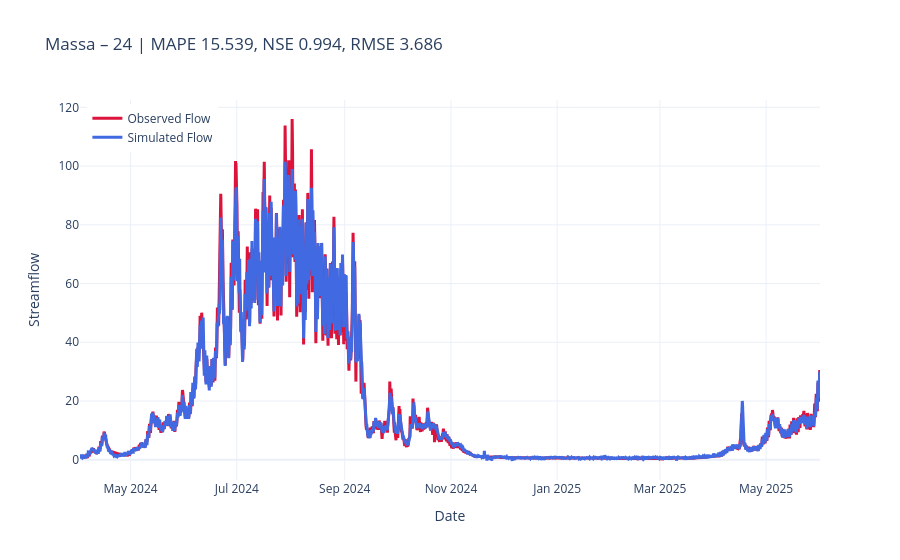
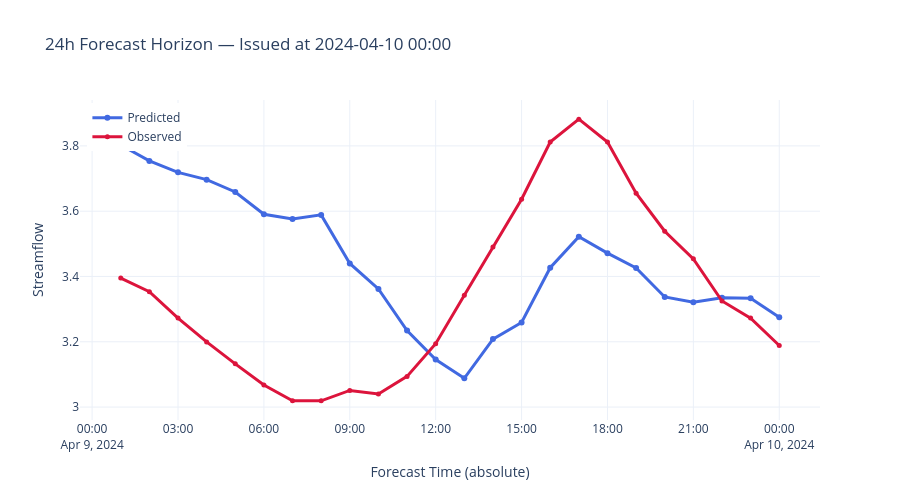

The notebook cell these images were saved under, in order:
### Code cell
from custom.functions.Plot import plot_forecast_24h, plot_forecast_horizon_24h,plot_forecast_horizon_series

xr_ds = results['massa']["1h"]["xr"]
title24 = f"Massa – {cfg.predict_last_n} | MAPE {results['massa']['1h']['MAPE']:.3f}, NSE {results['massa']['1h']['NSE']:.3f}, RMSE {results['massa']['1h']['MSE']:.3f}"

# last forecast of the horizon vs obs
plot_forecast_24h(xr_ds, title=title24).show()
# All spaghetti forecasts
# plot_forecast_24h(xr_ds, mode="spaghetti").show()


# Example: visualize forecast issued on April 10, 2024, at midnight
plot_forecast_horizon_24h(
    xr_ds,
    issue_date="2024-04-10 00:00:00"
).show()

### Figure 1 — Plotly figure (JSON) as saved in the notebook; plotly's stock layout.template omitted (floating-point values rounded to 4 significant figures; data arrays with more than 128 entries replaced by an {"elided": "..."} marker saying what was removed)
{"data": [{"line": {"color": "crimson", "width": 3}, "mode": "lines", "name": "Observed Flow", "type": "scatter", "x": {"elided": "10201 str values"}, "y": {"elided": "10201 float values"}}, {"line": {"color": "royalblue", "width": 3}, "marker": {"size": 6}, "mode": "lines", "name": "Simulated Flow", "type": "scatter", "x": {"elided": "10201 str values"}, "y": {"elided": "10201 float values"}}], "layout": {"hovermode": "x unified", "legend": {"x": 0.01, "xanchor": "left", "y": 0.99, "yanchor": "top"}, "title": {"text": "Massa – 24 | MAPE 15.539, NSE 0.994, RMSE 3.686"}, "xaxis": {"title": {"text": "Date"}}, "yaxis": {"title": {"text": "Streamflow"}}}}

### Figure 2 — Plotly figure (JSON) as saved in the notebook; plotly's stock layout.template omitted (floating-point values rounded to 4 significant figures)
{"data": [{"line": {"color": "royalblue", "width": 3}, "marker": {"size": 6}, "mode": "lines+markers", "name": "Predicted", "type": "scatter", "x": ["2024-04-09T01:00:00.000000000", "2024-04-09T02:00:00.000000000", "2024-04-09T03:00:00.000000000", "2024-04-09T04:00:00.000000000", "2024-04-09T05:00:00.000000000", "2024-04-09T06:00:00.000000000", "2024-04-09T07:00:00.000000000", "2024-04-09T08:00:00.000000000", "2024-04-09T09:00:00.000000000", "2024-04-09T10:00:00.000000000", "2024-04-09T11:00:00.000000000", "2024-04-09T12:00:00.000000000", "2024-04-09T13:00:00.000000000", "2024-04-09T14:00:00.000000000", "2024-04-09T15:00:00.000000000", "2024-04-09T16:00:00.000000000", "2024-04-09T17:00:00.000000000", "2024-04-09T18:00:00.000000000", "2024-04-09T19:00:00.000000000", "2024-04-09T20:00:00.000000000", "2024-04-09T21:00:00.000000000", "2024-04-09T22:00:00.000000000", "2024-04-09T23:00:00.000000000", "2024-04-10T00:00:00.000000000"], "y": [3.803, 3.754, 3.719, 3.697, 3.659, 3.591, 3.576, 3.589, 3.44, 3.362, 3.235, 3.145, 3.088, 3.208, 3.259, 3.427, 3.522, 3.471, 3.426, 3.337, 3.321, 3.335, 3.333, 3.275]}, {"line": {"color": "crimson", "width": 3}, "marker": {"size": 5}, "mode": "lines+markers", "name": "Observed", "type": "scatter", "x": ["2024-04-09T01:00:00.000000000", "2024-04-09T02:00:00.000000000", "2024-04-09T03:00:00.000000000", "2024-04-09T04:00:00.000000000", "2024-04-09T05:00:00.000000000", "2024-04-09T06:00:00.000000000", "2024-04-09T07:00:00.000000000", "2024-04-09T08:00:00.000000000", "2024-04-09T09:00:00.000000000", "2024-04-09T10:00:00.000000000", "2024-04-09T11:00:00.000000000", "2024-04-09T12:00:00.000000000", "2024-04-09T13:00:00.000000000", "2024-04-09T14:00:00.000000000", "2024-04-09T15:00:00.000000000", "2024-04-09T16:00:00.000000000", "2024-04-09T17:00:00.000000000", "2024-04-09T18:00:00.000000000", "2024-04-09T19:00:00.000000000", "2024-04-09T20:00:00.000000000", "2024-04-09T21:00:00.000000000", "2024-04-09T22:00:00.000000000", "2024-04-09T23:00:00.000000000", "2024-04-10T00:00:00.000000000"], "y": [3.395, 3.354, 3.273, 3.2, 3.132, 3.068, 3.019, 3.019, 3.051, 3.04, 3.094, 3.194, 3.343, 3.49, 3.637, 3.812, 3.882, 3.812, 3.655, 3.538, 3.454, 3.325, 3.273, 3.188]}], "layout": {"height": 500, "hovermode": "x unified", "legend": {"x": 0.01, "xanchor": "left", "y": 0.99, "yanchor": "top"}, "title": {"text": "24h Forecast Horizon — Issued at 2024-04-10 00:00"}, "xaxis": {"title": {"text": "Forecast Time (absolute)"}}, "yaxis": {"title": {"text": "Streamflow"}}}}
